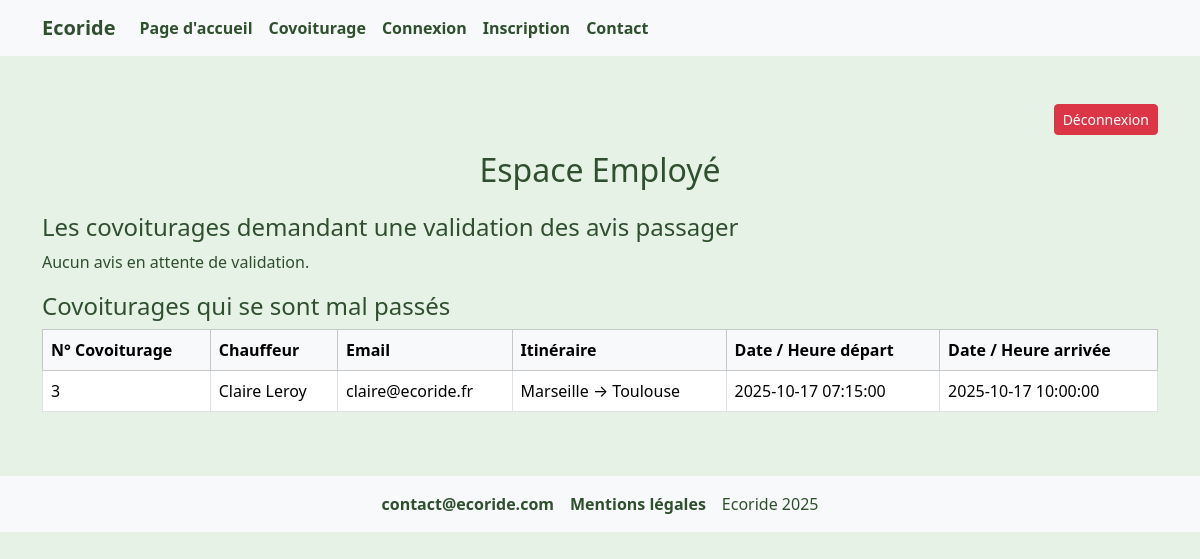
Page /public/index.php?page=espace_employe (signed in) on the committed database.
### tables this page shows
CREATE TABLE covoiturage (
    id_covoiturage INT AUTO_INCREMENT PRIMARY KEY,
    date_depart DATE,
    heure_depart TIME,
    lieu_depart VARCHAR(50),
    lieu_arrivee VARCHAR(50), 
    date_arrivee DATE,
    heure_arrivee TIME,
    nombre_places INT,
    prix_par_personne DECIMAL(6,2),
    id_utilisateur INT,
    id_vehicule INT,
    FOREIGN KEY (id_utilisateur) REFERENCES compte(id_utilisateur),
    FOREIGN KEY (id_vehicule) REFERENCES vehicule(id_vehicule)
);

CREATE TABLE compte (
    id_utilisateur INT AUTO_INCREMENT PRIMARY KEY,
    nom VARCHAR(50) NOT NULL,
    mail VARCHAR(50) NOT NULL UNIQUE,
    password VARCHAR(255) NOT NULL,
    photo BLOB,
    actif BOOLEAN DEFAULT TRUE,
    date_creation DATE,
    dernier_acces DATE,
    credit INT DEFAULT 0,
    id_type_compte INT,
    id_role INT,
    FOREIGN KEY (id_type_compte) REFERENCES type_compte(id_type_compte),
    FOREIGN KEY (id_role) REFERENCES role(id_role)
);

### application/controleurs/espace_employe.php (called while the page is built, shortened)
<?php
require_once APP_PATH . '/modeles/employe.php';
$avis_non_valide = getAvisNonValide();
$covoiturages_probleme = getCovoituragesProbleme();
include APP_PATH . '/vues/espace_employe.php';

### application/modeles/employe.php (called while the page is built, shortened)
<?php
require_once ROOT_PATH . '/config/config.php';
function getCovoituragesProbleme() {
    global $pdo;
    $stmt = $pdo->query("
        SELECT DISTINCT c.id_covoiturage,
               u.nom AS nom_chauffeur,
               u.mail AS email_chauffeur,
               c.lieu_depart,
               c.lieu_arrivee,
               c.date_depart,
               c.heure_depart,
               c.date_arrivee,
               c.heure_arrivee
        FROM covoiturage c
        JOIN compte u ON c.id_utilisateur = u.id_utilisateur
        JOIN avis a ON a.id_covoiturage = c.id_covoiturage
        LEFT JOIN note n ON n.id_covoiturage = c.id_covoiturage AND n.id_utilisateur = a.id_utilisateur
        WHERE (a.commentaire IS NOT NULL AND a.statut_validation = 0)
           OR ((COALESCE(n.valeur1,0) + COALESCE(n.valeur2,0) + COALESCE(n.valeur3,0) + COALESCE(n.valeur4,0) + COALESCE(n.valeur5,0))/5) < 3
    ");
    return $stmt->fetchAll(PDO::FETCH_ASSOC);
}

### application/vues/espace_employe.php (the view)
<?php include APP_PATH . '/vues/entete.php'; ?>
<div class="container mt-5">
    <div class="d-flex justify-content-end mb-3">
        <a href="index.php?page=deconnexion" class="btn btn-danger btn-sm">Déconnexion</a>
    </div>
    <h2 class="text-center mb-4">Espace Employé</h2>
    <h4>Les covoiturages demandant une validation des avis passager</h4>
    <?php if (!empty($avis_non_valide)): ?>
        <div class="table-responsive mb-4">
            <table class="table table-bordered">
                <thead class="table-light">
                    <tr>
                        <th>N° Covoiturage</th>
                        <th>Itinéraire</th>
                        <th>Coût</th>
                        <th>Véhicule</th>
                        <th>Avis</th>
                        <th>Commentaire</th>
                        <th>Actions</th>
                    </tr>
                </thead>
                <tbody>
                    <?php foreach($avis_non_valide as $avis): ?>
                        <tr>
                            <td><?= htmlspecialchars($avis['id_covoiturage']) ?></td>
                            <td><?= htmlspecialchars($avis['lieu_depart']) ?> → <?= htmlspecialchars($avis['lieu_arrivee']) ?></td>
                            <td><?= htmlspecialchars($avis['prix_par_personne']) ?> €</td>
                            <td><?= htmlspecialchars($avis['marque']) ?> <?= htmlspecialchars($avis['modele']) ?></td>
                            <td><?= ($avis['note_moyenne'] ?? 0) >= 3 ? 'Positif' : 'Négatif' ?></td>
                            <td><?= htmlspecialchars($avis['commentaire']) ?></td>
                            <td>
                                <a href="<?= PUBLIC_URL ?>/?page=valider_avis&id=<?= $avis['id_avis'] ?>&action=publier" class="btn btn-success btn-sm">Publier</a>
                                <a href="<?= PUBLIC_URL ?>/?page=valider_avis&id=<?= $avis['id_avis'] ?>&action=refuser" class="btn btn-danger btn-sm">Ne pas publier</a>
                            </td>
                        </tr>
                    <?php endforeach; ?>
                </tbody>
            </table>
        </div>
    <?php else: ?>
        <p>Aucun avis en attente de validation.</p>
    <?php endif; ?>
    <h4>Covoiturages qui se sont mal passés</h4>
    <?php if (!empty($covoiturages_probleme)): ?>
        <div class="table-responsive">
            <table class="table table-bordered">
                <thead class="table-light">
                    <tr>
                        <th>N° Covoiturage</th>
                        <th>Chauffeur</th>
                        <th>Email</th>
                        <th>Itinéraire</th>
                        <th>Date / Heure départ</th>
                        <th>Date / Heure arrivée</th>
                    </tr>
                </thead>
                <tbody>
                    <?php foreach($covoiturages_probleme as $cov): ?>
                        <tr>
                            <td><?= htmlspecialchars($cov['id_covoiturage']) ?></td>
                            <td><?= htmlspecialchars($cov['nom_chauffeur']) ?></td>
                            <td><?= htmlspecialchars($cov['email_chauffeur']) ?></td>
                            <td><?= htmlspecialchars($cov['lieu_depart']) ?> → <?= htmlspecialchars($cov['lieu_arrivee']) ?></td>
                            <td><?= htmlspecialchars($cov['date_depart']) ?> <?= htmlspecialchars($cov['heure_depart']) ?></td>
                            <td><?= htmlspecialchars($cov['date_arrivee']) ?> <?= htmlspecialchars($cov['heure_arrivee']) ?></td>
                        </tr>
                    <?php endforeach; ?>
                </tbody>
            </table>
        </div>
    <?php else: ?>
        <p>Aucun covoiturage à problème enregistré.</p>
    <?php endif; ?>
</div>
<?php include APP_PATH . '/vues/pied_de_page.php'; ?>

### public/css/style.css (style rules this page uses)
body { background-color: #e6f2e6; color: #2f4f2f; }
p { line-height: 1.6; }

### rows in the picture
covoiturage: id_covoiturage "3", id_utilisateur.nom "Claire Leroy", id_utilisateur.mail "claire@ecoride.fr", lieu_depart "Marseille", lieu_arrivee "Toulouse", date_depart "2025-10-17", heure_depart "07:15:00", date_arrivee "2025-10-17", heure_arrivee "10:00:00"
